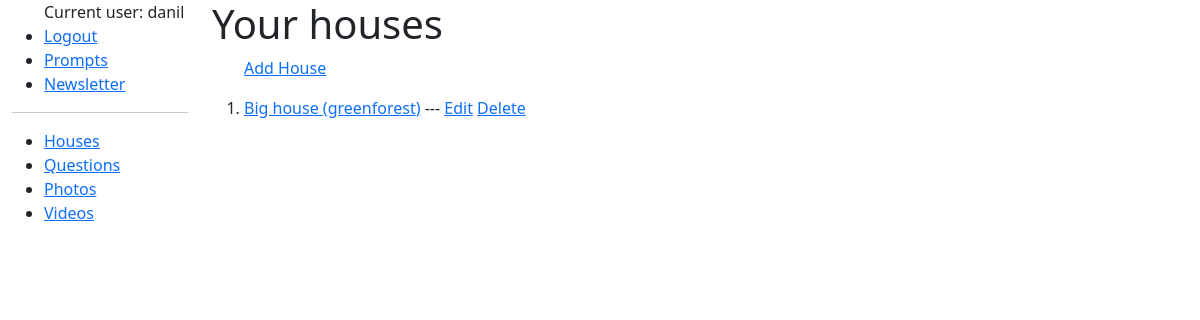
Page /houses/ (signed in) on the committed database.
### bot/models.py (models this page shows, shortened)
class House(models.Model):
    user = models.ForeignKey(User, on_delete=models.CASCADE)
    house_number = models.PositiveIntegerField(default=0)
    house_name = models.CharField(max_length=100, blank=True, null=True)
    address = models.CharField(max_length=100)

### bot/views.py (the view)
# urls.py: path('houses/', views.HouseListView.as_view(), name='houses'),
class HouseListView(LoginRequiredMixin, generic.ListView):
    model = House
    def get_queryset(self):
        return House.objects.filter(user=self.request.user).order_by('house_number')

### bot/templates/bot/house_list.html
{% extends "bot/base_generic.html" %}
{% block content %}
<h1>Your houses</h1>
<ul>
    <a href="{% url 'bot:house-create' %}">Add House</a>
</ul>
{% if house_list %}
<ol>
    {% for house in house_list %}
    <li value="{{ house.house_number }}">
        <a href="{% url 'bot:house-detail' house.pk %}">{{ house.house_name }} ({{ house.address }})</a> ---
        <a href="{% url 'bot:house-update' house.pk %}">Edit</a>
        <a href="{% url 'bot:house-delete' house.pk %}">Delete</a>
    </li>
    {% endfor %}
</ol>
{% else %}
<p>There are no added houses.</p>
{% endif %}
{% endblock %}

### bot/templates/bot/base_generic.html (shortened to what this page needs)
<!DOCTYPE html>
<html lang="en">
  <head>
    <link href="https://cdn.jsdelivr.net/npm/bootstrap@5.3.2/dist/css/bootstrap.min.css"
      rel="stylesheet"
>
    <!-- {% load static %}
    <link rel="stylesheet" href="{% static 'catalog/css/styles.css' %}" /> -->
  </head>
  <body>
    <div class="container-fluid">
      <div class="row">
        <div class="col-sm-2">
          {% block sidebar %}
          {% if user.is_authenticated %}
          <ul>
            Current user: {{ user }}
            <li><a href="{% url 'logout' %}">Logout</a></li>
            <li><a href="{% url 'bot:prompts-update' %}">Prompts</a></li>
            <li><a href="{% url 'bot:newsletter' %}">Newsletter</a></li>
          </ul>
          <hr>
          <ul class="sidebar-nav">
              <li><a href="{% url 'bot:houses' %}">Houses</a></li>
              <li><a href="{% url 'bot:questions' %}">Questions</a></li>
              <li><a href="{% url 'bot:photos' %}">Photos</a></li>
              <li><a href="{% url 'bot:videos' %}">Videos</a></li>
            </ul>
          {% endif %}
          {% endblock %}
        </div>
        <div class="col-sm-10 ">
            {% block content %}{% endblock %}
        </div>
      </div>
    </div>
  </body>
</html>

### rows in the picture
House: {{ house.house_number }} 1 (drawn), house_name "Big house", address "greenforest"

### other values in the picture
{{ user }} "danil"
